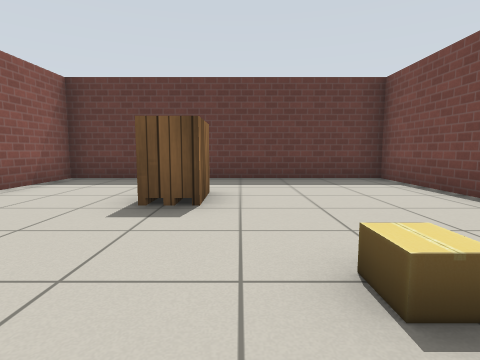
View 1 (above)

18 first-person views from a walk through a robot-simulator world made for Gazebo. The camera is 0.72 m above the floor, tilts 6° down and sees 80° across. The lines on the ground mark 1 m squares. The floor is counted in squares, 1 m on a side. Each view is taken from the middle of a square. On the plan, view 1 faces up. The plan holds only what a view shows up to about 10 squares ahead; the rest is blank. The robots in the file are not drawn. Gazebo's built-in surfaces are drawn with simple patterns. Some stock models are drawn as simple stand-ins. Some surface patterns are stand-ins.

View 2
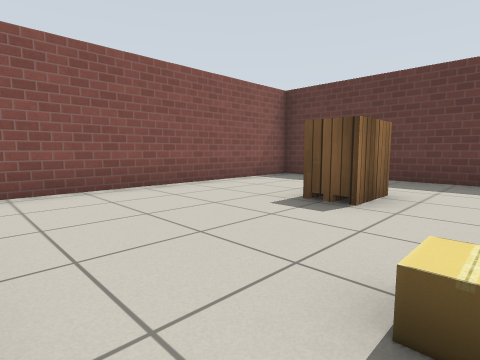

View 3
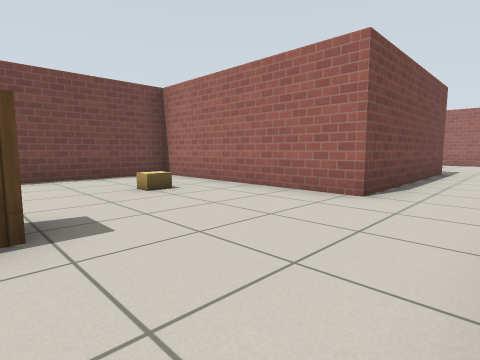

View 4
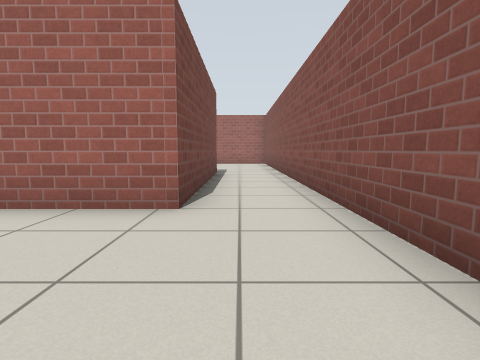

View 5
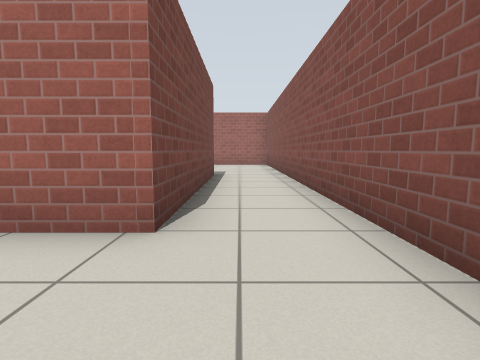

View 6
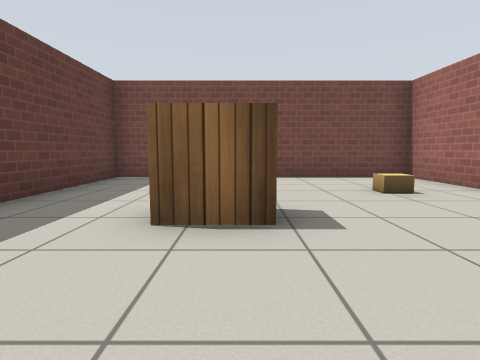

View 7
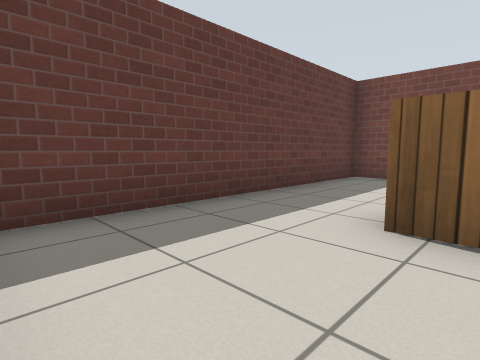

View 8
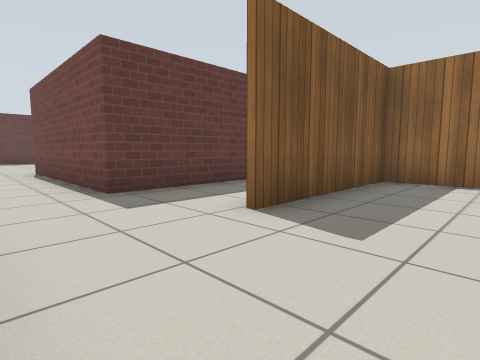

View 9
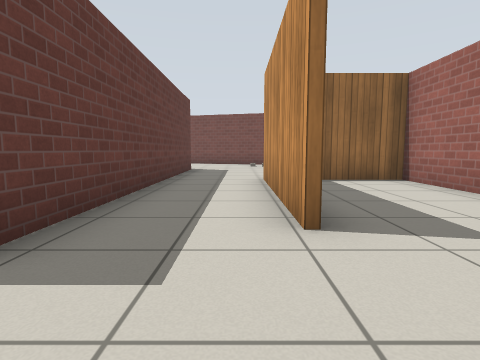

View 10
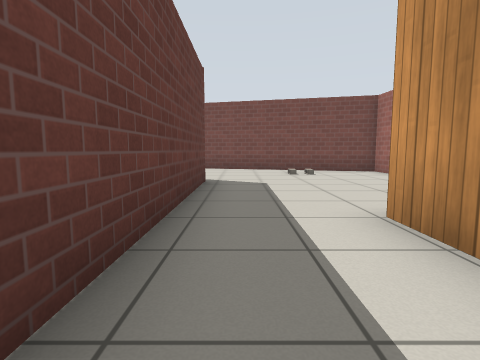

View 11
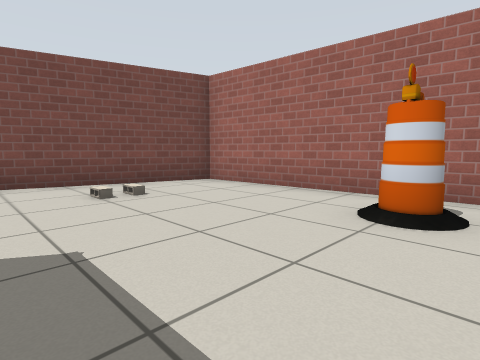

View 12
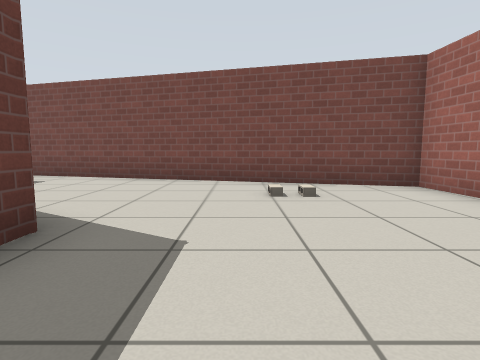

View 13
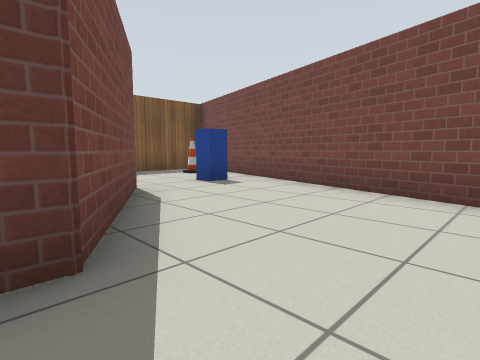

View 14
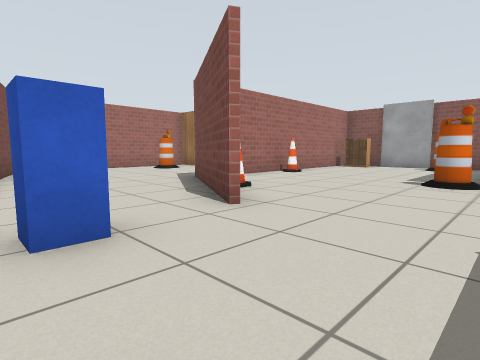

View 15
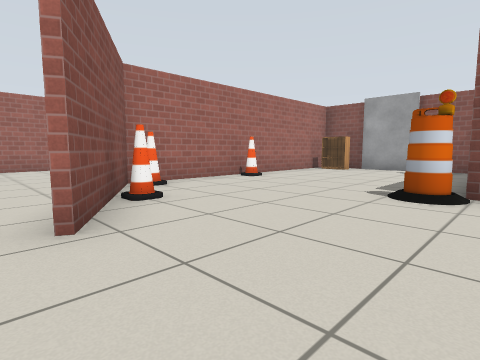

View 16
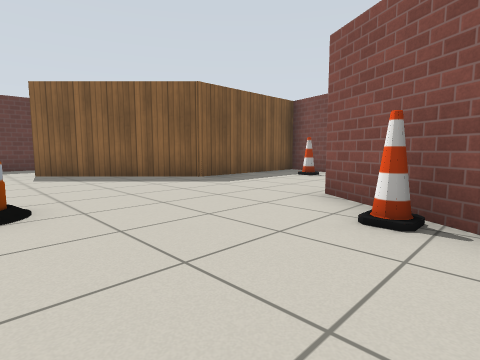

View 17
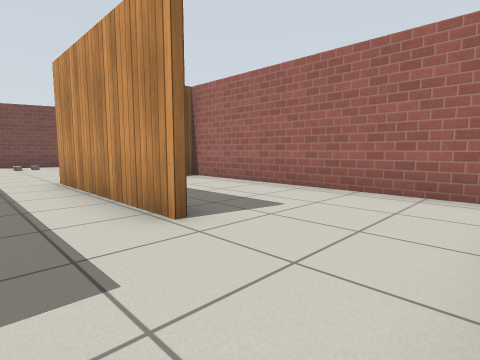

View 18
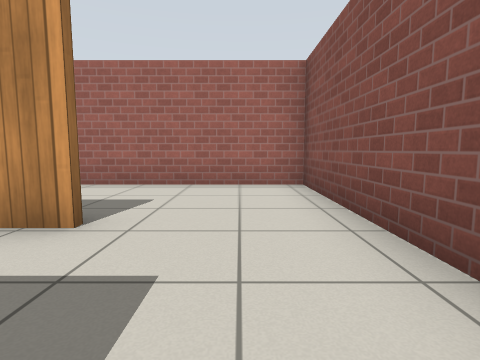

### Floor plan
Points are (right, up) in squares from view 1. A wall is a line through its corners. A room is listed if a view was taken in it or the views show most of it. See-through windows are left out.
Room 1 (views 1, 2, 3, 4, 5, 6, 7, 18)
walls: (-2.3, -6.2) (-2.3, -0.4) (3.6, -0.4) (3.6, 7.3) (-4.3, 7.3) (-4.3, -6.4)
ways out: opening at (-3.5, -5.5) to room 2
objects: grey box (-2, -4); pallet (-1, 4) to (-1, 5); cardboard box (1, 1)
Room 2 (views 8, 9, 10, 11, 12, 13, 17)
walls: (4.4, -11.8) (9.6, -11.5) (11.4, -4.6); (-1.5, -8.6) (3.1, -8.6); (7.7, -4.1) (6.5, -6.2) (-2.3, -6.2); (-4.3, -6.4) (-4.3, -11.9) (2.9, -11.9) (2.9, -8.7) (-1.5, -8.7)
ways out: opening at (-3.5, -5.5) to room 1; opening at (10, -4) to room 3
objects: barrel (5, -10); cinder block (9, -9)
Room 3 (views 14, 15, 16)
walls: (8.5, -2.7) (7.7, -4.1); (6.5, -5.7) (8.4, -2.6); (0.6, -6) (5.6, -6); (11.4, -4.6) (12.8, 0.6); (-2.1, -1.1) (-2.1, -2.4); (12.2, 1.2) (8.7, 1.2) (5.5, 4.4)
ways out: opening at (10, -4) to room 2; opening at (5, 4)
objects: other object (-1, -2); cone (3, -6); barrel (4, -1); cone (6, -6); cone (7, -4); postbox (10, -3); cone (11, -1)

Positions as (right, up) in squares from view 1, and headings:
1: (0, 0), facing up
2: (1, 0), facing up-left
3: (-4, 4), facing down-right
4: (-3, 3), facing down
5: (-3, 2), facing down
6: (-4, 4), facing right
7: (-4, 4), facing up-right
8: (-4, -11), facing up-right
9: (-4, -8), facing right
10: (0, -7), facing right
11: (4, -7), facing down-right
12: (4, -8), facing right
13: (6, -8), facing up-right
14: (11, 0), facing down-left
15: (9, 0), facing down-left
16: (4, -5), facing up-right
17: (-4, -7), facing down-right
18: (-3, -6), facing down
